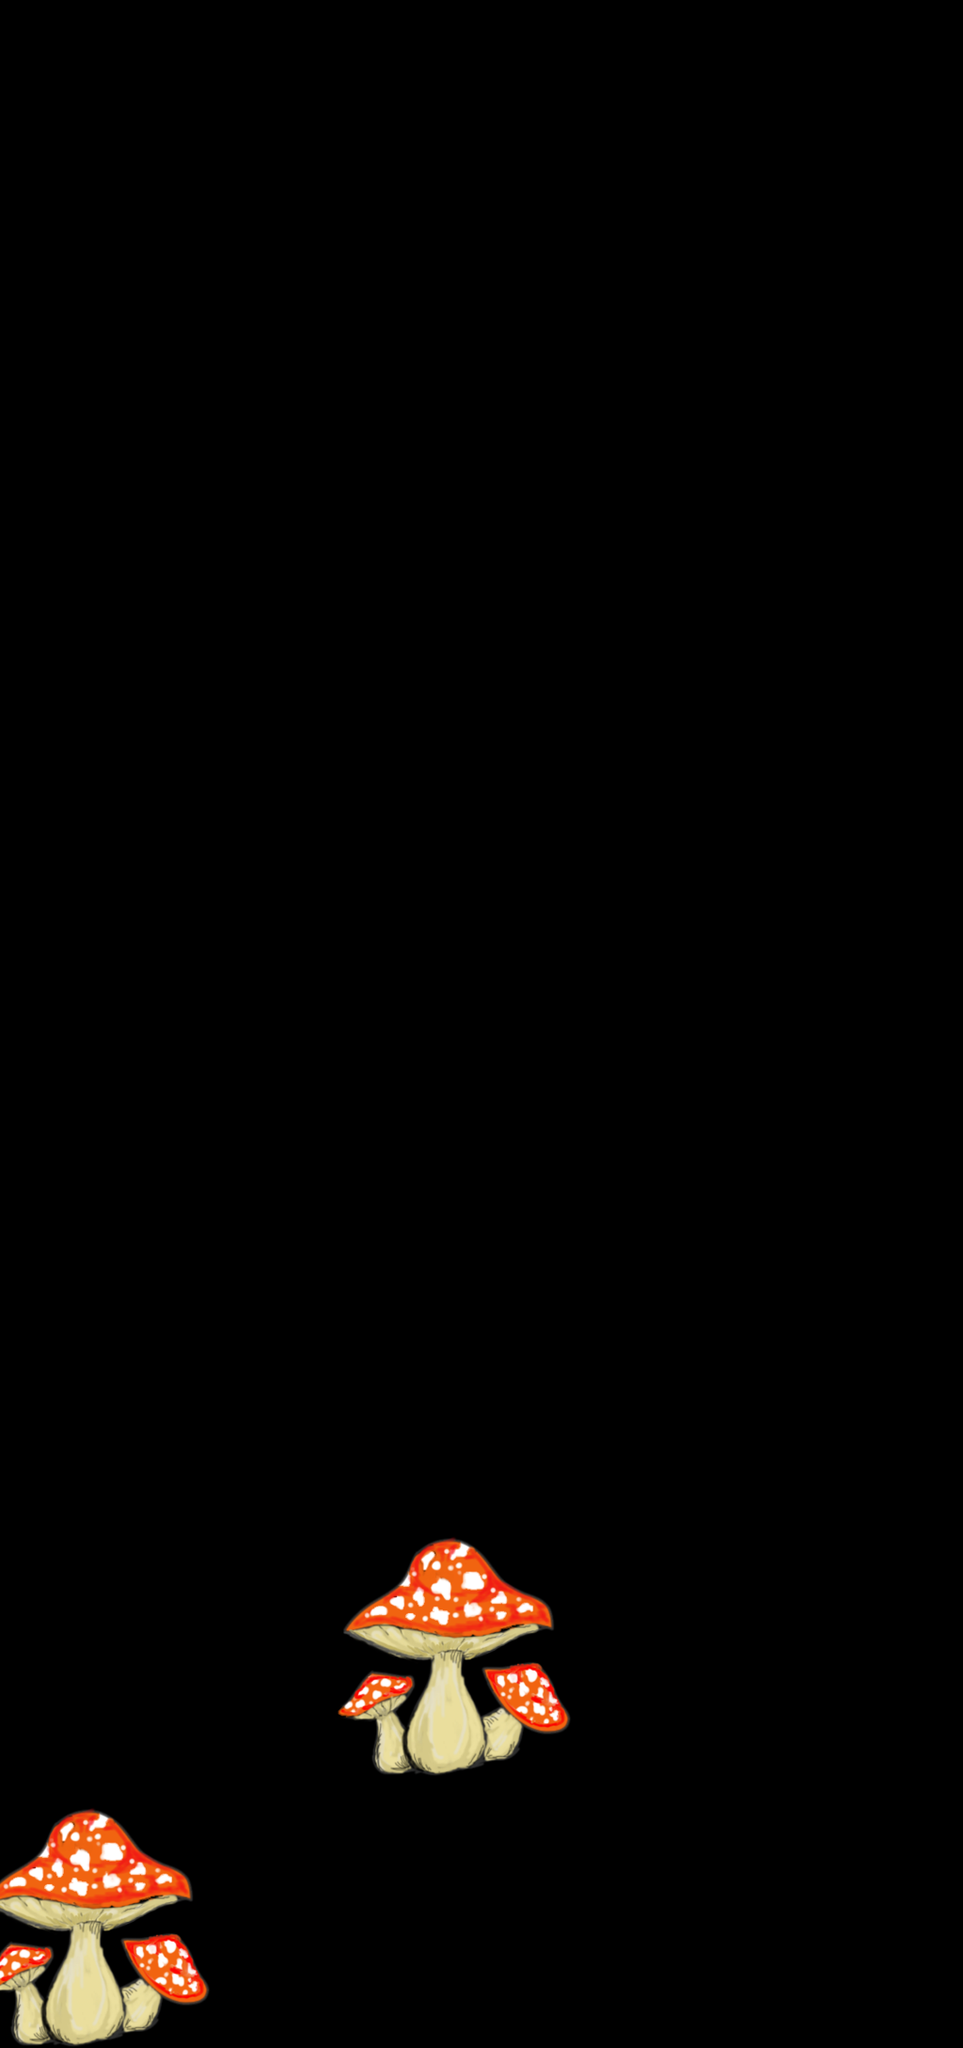

A level layout from a 2D game, rendered from its tile map. Below: a short description, then the map file with tile-grid data replaced by summaries:
An orthogonal 32x68 tile map with 32x32 px tiles, 2 tile layers (Capa de Patrones 1, Capa de patrones 2) and 2 objects.

<map version="1.0" orientation="orthogonal" renderorder="right-down" width="32" height="68" tilewidth="32" tileheight="32">
 <tileset firstgid="1" name="hongosNaranja2" tilewidth="32" tileheight="32">
  <image source="hongosNaranja2.png" width="259" height="262" />
 </tileset>
 <layer name="Capa de Patrones 1" width="32" height="68">
  <data>[2176 cells, 0 non-empty, 0 distinct tile ids]</data>
 </layer>
 <layer name="Capa de patrones 2" width="32" height="68">
  <data>[2176 cells, 120 non-empty, 64 distinct tile ids]</data>
 </layer>
 <objectgroup name="Capa de Objetos 1">
  <object x="219" y="2107">
   <polyline points="0,0 -31,-49 -72,-47 -92,-47 -72,-10 -99,5 -115,-59 -25,-95 -18,-101 -73,-144 -125,-188 -165,-160 -190,-126 -218,-108 -207,-63 -151,-59 -160,-9 -164,10 -203,-2 -204,-12 -192,-26 -206,-41 -125,40 -2,0" />
  </object>
  <object x="194" y="1961">
   <polyline points="0,0 351,-177 385,19" />
  </object>
 </objectgroup>
</map>